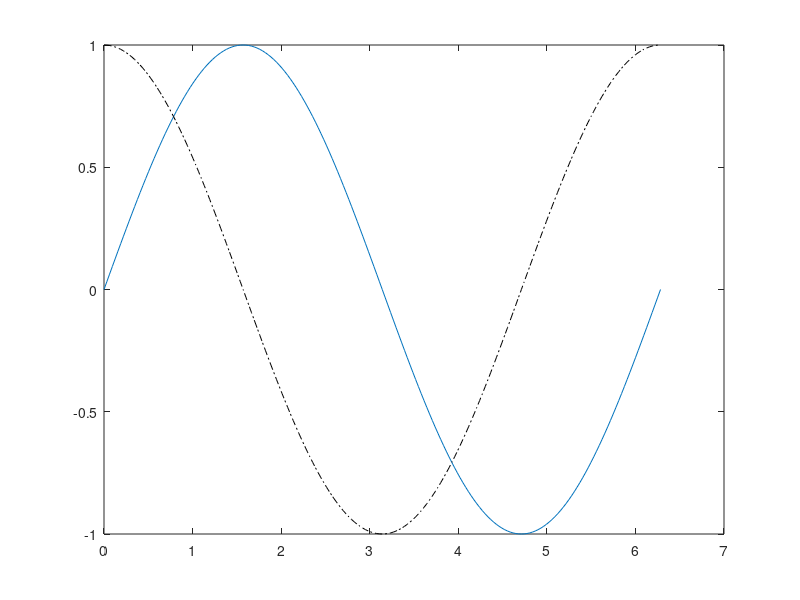

The MATLAB source for this figure:
printf("this is a octave hello world \n \n");
% CN2023_TP0
% Ejercicio 1

printf("Ejercicio 1 \n \n");

a1 = 5^2 - 1/(2 ^ 3) - sqrt(3^2 + (2*2)^2);
a1
b1 = sin(pi/6) - atan(1/2);
b1
c1 = log(3 + 1/5) - e^2;
c1

% Ejercicio 2

printf("Ejercicio 2 \n \n");

function [y] = myFunction(x)
    y = sin(2*x) / ( x * (x + 1));
end;

myFunction((-4))
myFunction((-pi/8))
myFunction(sqrt(2)/4)
myFunction(pi/2)
myFunction(9*pi/5)
myFunction(0)
myFunction(-1)

% Ejercicio 3

printf("Ejercicio 3 \n \n");

a3 = [ 1 2 3 -4 ]
b3 = [ 1 2 3 -4 ]'
c3 = -2.5:0.5:1
d3 = ( -2.5:0.5:1 )'
e3 = [-3:2:4]

% Ejercicio 4

printf("Ejercicio 4 \n \n");

x = [ -0.5 7 2 ];
z = [ 2 -1 3 ]';

2*x
y = x-1

x.*y

y.^2

x' + 5*z

x+5*z

y-z'/3

v = [x,y]

v(2:5)

v(5:6)+(z(1:2))'

w = [x;y]

% Ejercicio 5

printf("Ejercicio 5 \n \n");

p = [ 2 3 4 7 ]

polyout(p,'x');
x = 3;
polyval(v,x)
roots(p)

% Ejercicio 6

printf("Ejercicio 6 \n \n ")

A = [1 2 3;4 5 6;7 8 9]

A

B = A'

B

C = [-3.2,5,7.4,6;4,17,-1.3,2.1;5.9,-6,0,4.5]

C

mat = C'
% Ejercicio 7

printf("Ejercicio 7 \n \n");

clearvars

m = 5
n = 4*m+1
x = linspace(0,1,n)
y = zeros(1,n)
a = x(1:m+1)
y(1:m+1) = sin(2*pi*a)
y(2*m+1:-1:m+2) = y(1:m)
y(2*m+2:n) = -y(1:2*m);

% Ejercicio 8

printf("Ejercicio 8 \n \n ")

function [y1] = myFunction2(x1)
    y1 = (((x1 + 1)./ (x1 .^ 2 + x1 +1 )) .^ 6).* (cos(x1) + 3)
end;

plot(x,y)

xF = (0:0.01:2);
yF = myFunction2(xF);

%plot(xF,yF);

clearvars

function [y1, y2] = myResolvente( a, b, c )
    y1 = ( -b + sqrt(b^2 - 4 * a * c))/ ( 2 * a);
    y2 = ( -b - sqrt(b^2 - 4 * a * c))/ ( 2 * a);
end;

x=[-1 0 1.5 2]; y=[3 2 2 0]; plot(x,y)

plot(x,y,'o')

x=linspace(0,2*pi,201);
y=sin(x);
plot(x,y)
hold on
z=cos(x);
plot(x,z,'k-.')
hold off
